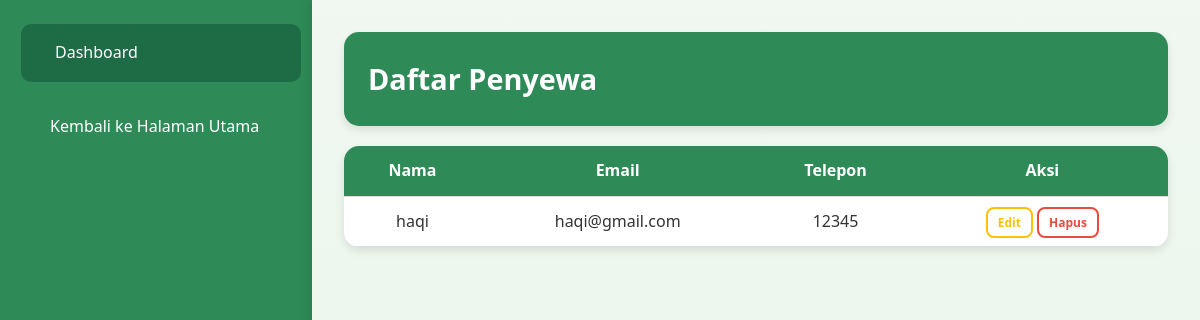
Page /penyewa/list.php (signed in) on the committed database.
### tables this page shows
CREATE TABLE `users` (
  `id_user` int(11) NOT NULL,
  `username` varchar(100) DEFAULT NULL,
  `password` varchar(100) NOT NULL,
  `email` text DEFAULT NULL,
  `telepon` varchar(15) DEFAULT NULL,
  `role` varchar(100) NOT NULL
);

### penyewa/list.php (the view, shortened to what this page needs)
<?php
include('../config/database.php');
$query = "SELECT * FROM users WHERE role = 'Penyewa'";
$result = $conn->query($query);
?>
<!DOCTYPE html>
<html lang="en">
<head>
    <link rel="stylesheet" href="../assets/style1.css">
</head>
<body>
    <div class="dashboard-container">
        <div class="sidebar">
            <a href="../index.php" class="active"><i class="fas fa-tachometer-alt"></i> Dashboard</a>
            <a href="../index.php"><i class="fas fa-arrow-left"></i> Kembali ke Halaman Utama</a>
        </div>
        <div class="main-content">
            <div class="header">
                <h1>Daftar Penyewa</h1>
            </div>
            <div class="table-responsive">
                <table class="table">
                    <thead>
                        <tr>
                            <th>Nama</th>
                            <th>Email</th>
                            <th>Telepon</th>
                            <th>Aksi</th>
                        </tr>
                    </thead>
                    <tbody>
                        <?php while ($row = $result->fetch_assoc()) { ?>
                            <tr>
                                <td><?php echo $row['username']; ?></td>
                                <td><?php echo $row['email']; ?></td>
                                <td><?php echo $row['telepon']; ?></td>
                                <td>
                                    <a href="edit.php?id=<?php echo $row['id_user']; ?>" class="btn btn-warning btn-sm">Edit</a>
                                    <a href="delete.php?id=<?php echo $row['id_user']; ?>" class="btn btn-danger btn-sm" onclick="return confirm('Apakah Anda yakin ingin menghapus user ini?')">Hapus</a>
                                </td>
                            </tr>
                        <?php } ?>
                    </tbody>
                </table>
            </div>
        </div>
    </div>
</body>
</html>

### assets/style1.css (style rules this page uses)
body { background-color: #f0f8f1; font-family: 'Segoe UI', Tahoma, Geneva, Verdana, sans-serif; color: #333; margin: 0; padding: 0; line-height: 1.6; }
.dashboard-container { display: flex; height: 100vh; }
.sidebar { width: 280px; background-color: #2E8B57; color: #fff; display: flex; flex-direction: column; padding: 1rem; box-shadow: 4px 0 8px rgba(0, 0, 0, 0.1); border-bottom-left-radius: 15px; }
.sidebar a { color: #fff; text-decoration: none; padding: 1rem 1.5rem; display: flex; align-items: center; border-radius: 10px; margin: 0.5rem 0; transition: background 0.3s, transform 0.3s; }
.sidebar a:hover, .sidebar a.active { background-color: #1e6c46; transform: translateX(5px); }
.main-content { flex: 1; background: linear-gradient(to bottom, #f0f8f1, #e8f5e9); border-bottom-right-radius: 15px; overflow-y: auto; box-shadow: -4px 0 8px rgba(0, 0, 0, 0.1); padding: 2rem; }
.header { background-color: #2E8B57; color: #fff; display: flex; justify-content: space-between; align-items: center; padding: 1.5rem; border-radius: 15px; box-shadow: 0 4px 8px rgba(0, 0, 0, 0.1); }
.header h1 { margin: 0; font-size: 1.8rem; }
.table { width: 100%; margin-top: 20px; border-collapse: collapse; background: #fff; border-radius: 15px; box-shadow: 0 4px 8px rgba(0, 0, 0, 0.1); overflow: hidden; }
.table th, .table td { padding: 12px 15px; text-align: center; border-bottom: 1px solid #ddd; font-size: 16px; vertical-align: middle; }
.table th { background-color: #2E8B57; color: white; }
.btn { background-color: #ffffff; color: #2E8B57; border: 2px solid #2E8B57; padding: 8px 15px; border-radius: 8px; font-size: 14px; font-weight: bold; text-decoration: none; transition: all 0.3s ease; }
.btn-sm { padding: 5px 10px; font-size: 12px; }
.btn-warning { border-color: #ffc107; color: #ffc107; }
.btn-danger { border-color: #e74c3c; color: #e74c3c; }

### rows in the picture
users: username "haqi", email "haqi@gmail.com", telepon "12345"
